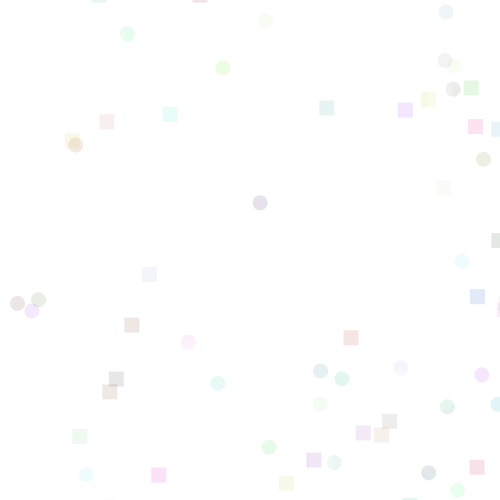
Frame 1 (no input)
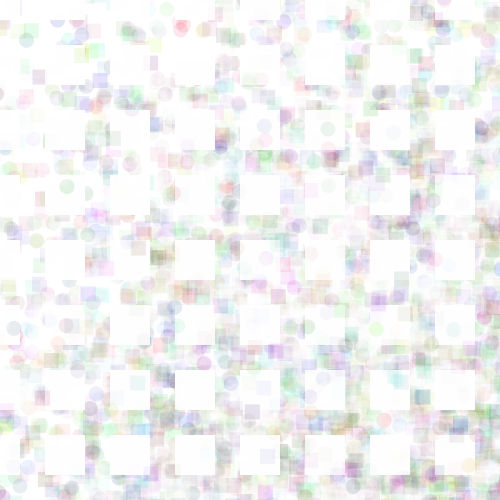
Frame 60 (the mouse pressed at the canvas centre just before this capture)
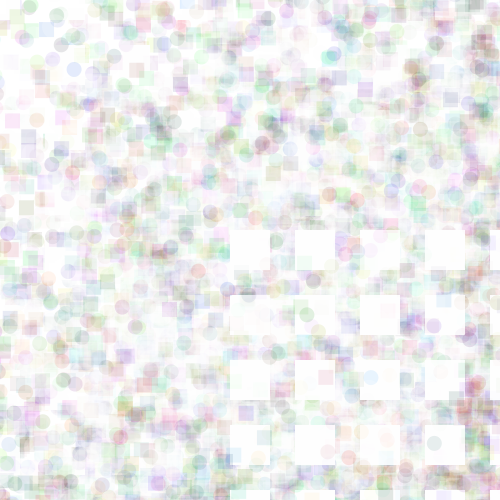
Frame 120 (the mouse held since frame 60 and released just before this capture)

The Processing sketch that drew these frames (run headless with seeded random() and noise(); from frame 60 on, the mouse is pressed at the canvas centre):

// Processing sketch: processing_40317
// ── processing_40317.pde

/*

move mouse to erase the colors shapes.
can you erase the colored shape faster than it appear? :D
created by Miranda Kuang

*/

int blocksize , blocksize0;

void setup() {
  size(500, 500);
  blocksize = 15;
  blocksize0 = 40;
  noStroke();
  background(255);
}

void keyPressed()
{
  if (key == ' ') background(255);
}


void draw() {
  for (int y=-25; y<height; y+=blocksize+50) {
    for (int x=-25; x<width; x+=blocksize+50) {
      fill(255,75);
      //fill(random(0,255), random(0, 255), random(0, 255), 5);
      rect(mouseX + x +5, mouseY + y + 5, blocksize0, blocksize0);
    }
  }
  
  for (int y=-25; y<height; y+=blocksize+50) {
    for (int x=-25; x<width; x+=blocksize+50) {
      fill(random(0,255), random(0, 255), random(0, 255), 30);
      ellipse(x+random(-50,400) , y+random(-50,400) , blocksize, blocksize);
    }
  }
  
   for (int y=-25; y<400; y+=blocksize+50) {
    for (int x=-25; x<400; x+=blocksize+50) {
      fill(255, 55);
      ellipse(x+random(-50,400) , y+random(-50,400) , blocksize+10, blocksize+10);
    }
  }
  
    for (int y=-25; y<height; y+=blocksize+50) {
    for (int x=-25; x<width; x+=blocksize+50) {
      fill(random(0,255), random(0, 255), random(0, 255), 30);
      rect(x+random(-50,400) , y+random(-50,400) , blocksize, blocksize);
    }
  }
  
   for (int y=-25; y<400; y+=blocksize+50) {
    for (int x=-25; x<400; x+=blocksize+50) {
      fill(255, 55);
      rect(x+random(-50,400) , y+random(-50,400) , blocksize+10, blocksize+10);
    }
  }
}


     
                                                                
